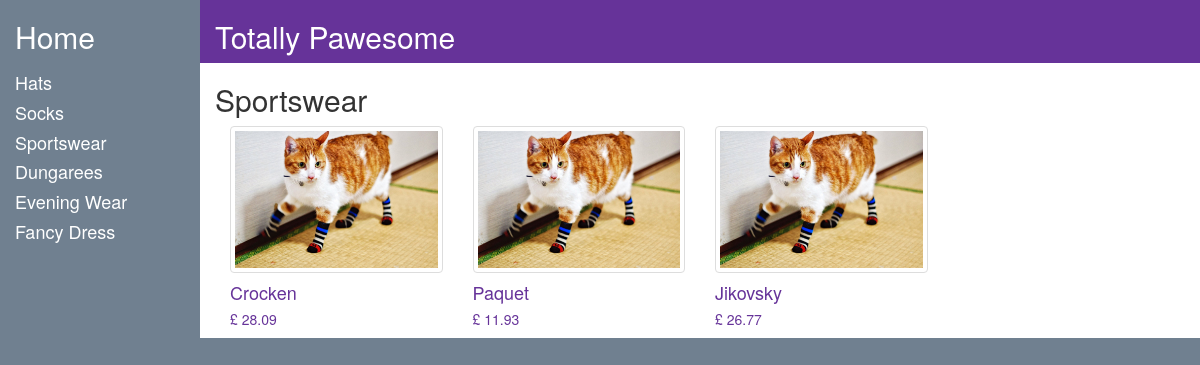
Page /src/app/products.php?categoryId=3 on the committed database.
### tables this page shows
CREATE TABLE `categories` (
  `id` int(11) unsigned NOT NULL AUTO_INCREMENT,
  `categoryName` varchar(255) DEFAULT NULL,
  `deleted` tinyint(4) DEFAULT '0',
  `defaultImageFilepath` varchar(255) NOT NULL DEFAULT '',
  `defaultImageAlt` varchar(255) DEFAULT '',
  PRIMARY KEY (`id`)
);

CREATE TABLE `images` (
  `id` int(11) unsigned NOT NULL AUTO_INCREMENT,
  `productId` int(11) DEFAULT NULL,
  `imageFilePath` varchar(255) DEFAULT NULL,
  `deleted` tinyint(4) DEFAULT '0',
  `alt` varchar(255) DEFAULT NULL,
  PRIMARY KEY (`id`)
);

CREATE TABLE `products` (
  `id` int(11) unsigned NOT NULL AUTO_INCREMENT,
  `categoryId` int(11) DEFAULT NULL,
  `productName` varchar(255) DEFAULT NULL,
  `productPrice` float DEFAULT NULL,
  `productDescription` varchar(1000) DEFAULT NULL,
  `availableSizes` enum('XS','S','M','L','XL','2XL','3XL') DEFAULT NULL,
  `availableColors` enum('Red','Blue','Green') DEFAULT 'Red',
  `deleted` tinyint(4) DEFAULT '0',
  PRIMARY KEY (`id`)
);

### src/classes/mySqlDbConnect.php (called while the page is built, shortened)
<?php
class mySqlDbConnect implements ConnectToDb {
    private $db;
    public function __construct()
    {
        try{
            $this->db = new PDO('mysql:host=127.0.0.1; dbname=ecommerce-shop', 'root');
        } catch (Exception $e) {
            echo "your connection did not work: " . $e->getMessage();
        }
    }
    public function ConnectToDb(){
        return $this->db;
    }
}

### src/classes/Store.php (called while the page is built, shortened)
<?php
class Store implements GetCategories
{
    private $db;
    public function __construct(ConnectToDb $con)
    {
        $this->db = $con->ConnectToDb();
    }
    public function getCategories():array
    {
        $query = $this->db->prepare("SELECT `id`, `categoryName`, `defaultImageFilePath`,`defaultImageAlt` FROM `categories` WHERE `deleted` = 0;");
        $query->setFetchMode(PDO::FETCH_CLASS, Category::class);
        $query->execute();
        return $query->fetchAll();
    }
    public function getCurrentCategory(int $categoryId):array
    {
        $query = $this->db->prepare("SELECT `categoryName` FROM `categories` WHERE `id` = :categoryId AND `deleted` = 0;");
        $query->bindParam(':categoryId', $categoryId);
        $query->setFetchMode(PDO::FETCH_ASSOC);
        $query->execute();
        return $query->fetch();
    }
    public function getProducts(int $categoryId):array
    {
        $query = $this->db->prepare("SELECT products.id, products.productName, products.productPrice, products.productDescription, products.availableSizes, products.availableColors, images.imageFilePath
                                     FROM products
                                     LEFT JOIN images
                                     ON products.id = images.productId
                                     WHERE categoryId = :categoryId
                                     AND products.deleted = 0");
        $query->bindParam(':categoryId', $categoryId);
        $query->setFetchMode(PDO::FETCH_CLASS, Product::class);
        $query->execute();
        return $query->fetchAll(PDO::FETCH_CLASS, Product::class);
    }
}

### src/classes/Category.php (called while the page is built, shortened)
<?php
class Category
{
    private $id;
    private $categoryName;
    public function getId():int
    {
        return $this->id;
    }
    public function getCategoryName():string
    {
        return $this->categoryName;
    }
}

### src/classes/Product.php (called while the page is built, shortened)
<?php
class Product
{
    private $id;
    private $productName;
    private $productPrice;
    private $imageFilePath;
    public function getId():int
    {
        return $this->id;
    }
    public function getProductName():string
    {
        return $this->productName;
    }
    public function getProductPrice():float
    {
        return $this->productPrice;
    }
    public function getImageFilePath():string
    {
        return $this->imageFilePath;
    }
}

### src/app/products.php (the view, shortened to what this page needs)
<?php
$mySqlCon = new mySqlDbConnect();
$store = new Store($mySqlCon);
$categories = $store->getCategories();
$categoryId = $_GET['categoryId'];
$currentCategory = $store->getCurrentCategory($categoryId);
$products = $store->getProducts($categoryId);
?>
<!DOCTYPE html>
<html lang="en">
<head>
    <link rel="stylesheet" type="text/css" href="../assets/css/vendor/bootstrap.min.css">
    <link rel="stylesheet" type="text/css" href="../assets/css/styles.css">
</head>
<body>
<section class="row banner">
    <div class="home col-xs-3 col-sm-2">
        <a href="#">
            <h2>Home</h2>
        </a>
    </div>
    <div class="shop-name col-xs-9 col-sm-10">
        <h2>Totally Pawesome</h2>
    </div>
</section>
<section class="row main">
    <div class="sidebar col-xs-3 col-sm-2">
        <?php
        foreach($categories as $category) {
            if($category instanceof Category) { ?>
                <a href="./products.php?categoryId=<?php echo $category->getId(); ?>">
                    <h4><?php echo $category->getCategoryName(); ?></h4>
                </a>
        <?php
            }
        }
        ?>
    </div>
    <div class="main-content col-xs-9 col-sm-10">
        <div class="row">
            <h2><?php echo $currentCategory['categoryName']; ?></h2>
        </div>
            <?php
            foreach($products as $product) {
                if($product instanceof Product) { ?>
                    <div class="product col-xs-10 col-sm-6 col-md-4 col-lg-3">
                        <a href="./src/app/productPage.php?productId=<?php echo $product->getId(); ?>">
                            <img class="img-thumbnail" src="<?php echo $product->getImageFilePath(); ?>">
                            <h4><?php echo $product->getProductName(); ?></h4>
                            <h5>£ <?php echo $product->getProductPrice(); ?></h5>
                        </a>
                    </div>
            <?php
                }
            }
            ?>
    </div>
</section>
</body>
</html>

### src/assets/css/styles.css (style rules this page uses)
html, body { height: 100%; background-color: #708090; }
.row { margin: 0; }
.banner { color: #ffffff; }
.banner a, .sidebar a { color: #ffffff; }
.shop-name { background-color: #663399; }
.main-content { background-color: #ffffff; }
.product a, .category a { color: #663399; }

### rows in the picture
categories: categoryName "Hats"
categories: categoryName "Socks"
categories: categoryName "Sportswear"
categories: categoryName "Dungarees"
categories: categoryName "Evening Wear"
categories: categoryName "Fancy Dress"
images: imageFilePath (picture), productId.productName "Crocken", productId.productPrice "28.09"
images: imageFilePath (picture), productId.productName "Paquet", productId.productPrice "11.93"
images: imageFilePath (picture), productId.productName "Jikovsky", productId.productPrice "26.77"
